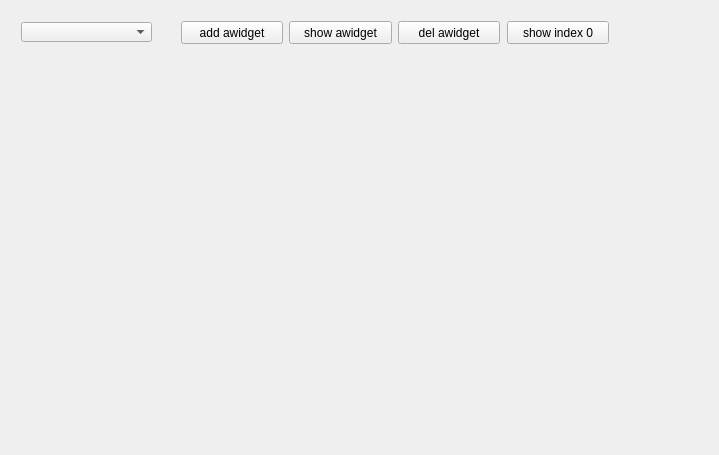
<?xml version="1.0" encoding="UTF-8"?>
<ui version="4.0">
 <class>stackedwidget</class>
 <widget class="QWidget" name="stackedwidget">
  <property name="geometry">
   <rect>
    <x>0</x>
    <y>0</y>
    <width>719</width>
    <height>455</height>
   </rect>
  </property>
  <property name="windowTitle">
   <string>stackedwidget</string>
  </property>
  <layout class="QVBoxLayout" name="verticalLayout">
   <item>
    <widget class="QWidget" name="stackedwidget_widget_1" native="true">
     <property name="minimumSize">
      <size>
       <width>0</width>
       <height>50</height>
      </size>
     </property>
     <widget class="QComboBox" name="stackedwidget_comboBox">
      <property name="geometry">
       <rect>
        <x>10</x>
        <y>11</y>
        <width>131</width>
        <height>20</height>
       </rect>
      </property>
      <property name="maximumSize">
       <size>
        <width>150</width>
        <height>16777215</height>
       </size>
      </property>
     </widget>
     <widget class="QPushButton" name="stackedwidget_pushButton_2">
      <property name="geometry">
       <rect>
        <x>278</x>
        <y>10</y>
        <width>103</width>
        <height>23</height>
       </rect>
      </property>
      <property name="text">
       <string>show awidget</string>
      </property>
     </widget>
     <widget class="QPushButton" name="stackedwidget_pushButton_3">
      <property name="geometry">
       <rect>
        <x>387</x>
        <y>10</y>
        <width>102</width>
        <height>23</height>
       </rect>
      </property>
      <property name="text">
       <string>del awidget</string>
      </property>
     </widget>
     <widget class="QPushButton" name="stackedwidget_pushButton_1">
      <property name="geometry">
       <rect>
        <x>170</x>
        <y>10</y>
        <width>102</width>
        <height>23</height>
       </rect>
      </property>
      <property name="text">
       <string>add awidget</string>
      </property>
     </widget>
     <widget class="QPushButton" name="stackedwidget_pushButton_4">
      <property name="geometry">
       <rect>
        <x>496</x>
        <y>10</y>
        <width>102</width>
        <height>23</height>
       </rect>
      </property>
      <property name="text">
       <string>show index 0</string>
      </property>
     </widget>
    </widget>
   </item>
   <item>
    <widget class="QStackedWidget" name="stackedwidget_stackedWidget">
     <widget class="QWidget" name="stackedwidget_page_1"/>
     <widget class="QWidget" name="stackedwidget_page_2"/>
    </widget>
   </item>
  </layout>
 </widget>
 <resources/>
 <connections/>
</ui>
